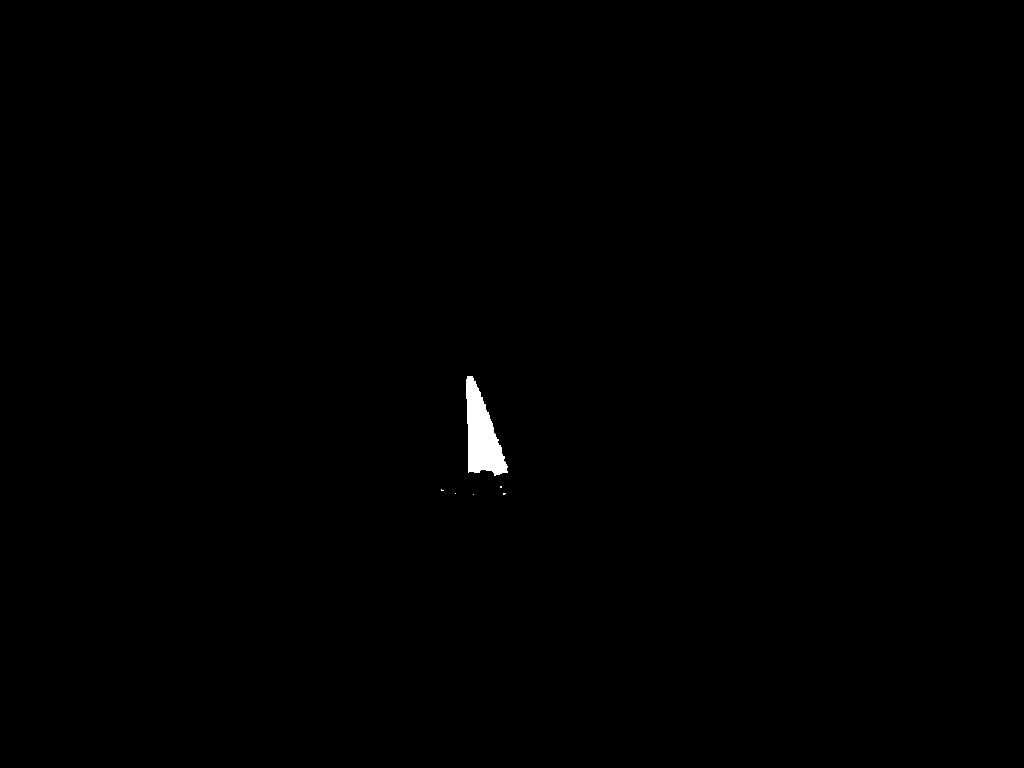
#> input picture 计算机视觉作业二/data/out/out7.png, 1024 x 768 px
$ python matrics.py
#> lines starting #> are read from the running program, lines starting #| are printed output that depends on the picture; after the words box and inside, x2 and y2 are one past the last pixel; in counts of white or black regions, pixels touching at a corner belong together; long printed decimals are rounded
import cv2 # '4.5.5'
import numpy as np # '1.19.5'

import matplotlib.pyplot as plt # '3.2.2'
from medpy import metric # '0.3.0'


#@ https://juejin.cn/post/6971243846176866312
# Dice Coeffcient,
# Hausdorff distance - HD95
# sensitivity,
# specificity,
# accuracy

#! ...
from medpy.metric import binary


def load_image(filename):
#> called with filename = './data/out/out7.png'
    image = cv2.imread(filename)
#> image is the input picture: shape (768, 1024, 3); 0.3% white; 6 white regions (5 under 20 px), largest, box (x1, y1, x2, y2) and area: (466, 376, 508, 476) 2381
#> call 2 of load_image, with filename = './data/mask/7.png'
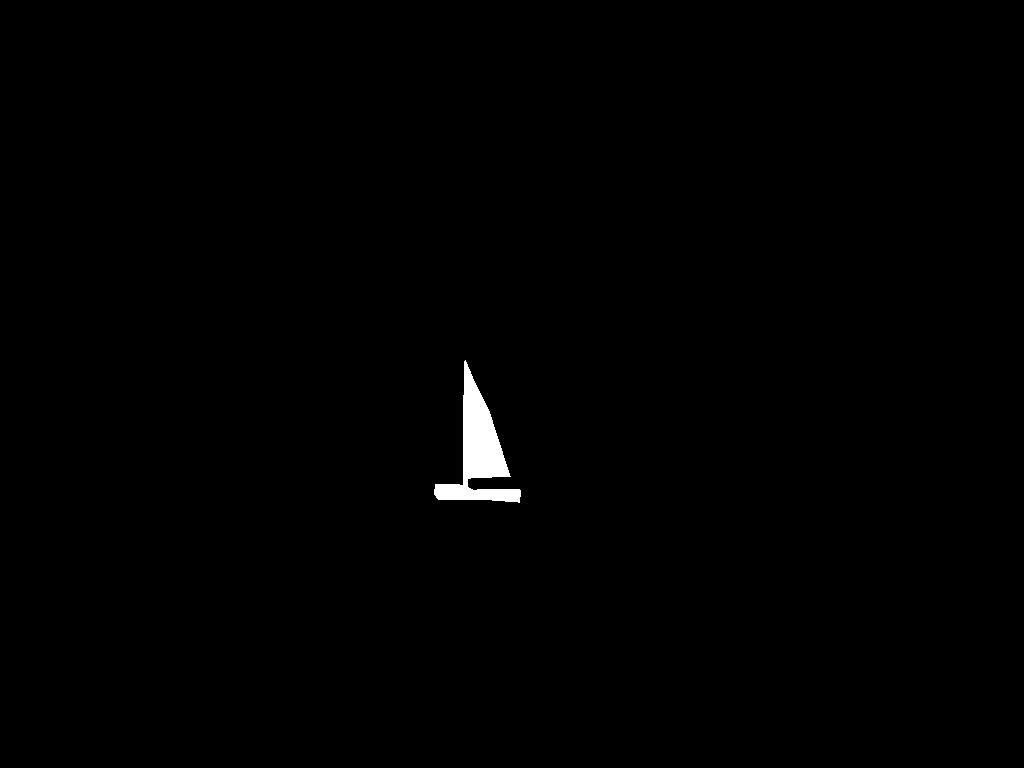
#> input picture 计算机视觉作业二/data/mask/7.png, 1024 x 768 px
#> in load_image, image is the input picture: shape (768, 1024, 3); min 0, max 255, mean 1.4
    return image

#% 1 sensitivity
#   ___T_P____
#    TP + FN
def sensitivity(output, target):
    tp = np.sum((output == 255) & (target == 255))
#> tp = 6633
    tn = np.sum((output == 0) & (target == 0))
#> tn = 2343930
    fp = np.sum((output == 255) & (target == 0))
#> fp = 27
    fn = np.sum((output == 0) & (target == 255))
#> fn = 3873

    sen = tp / (tp + fn)
#> sen = 0.631

    return sen

imgOut = load_image('./data/out/out7.png')
imgSrc = load_image('./data/mask/7.png')

print(sensitivity(imgOut, imgSrc))
#| 0.6314

imgOut = load_image('./data/out/out14.png')
#> call 3 of load_image, with filename = './data/out/out14.png'
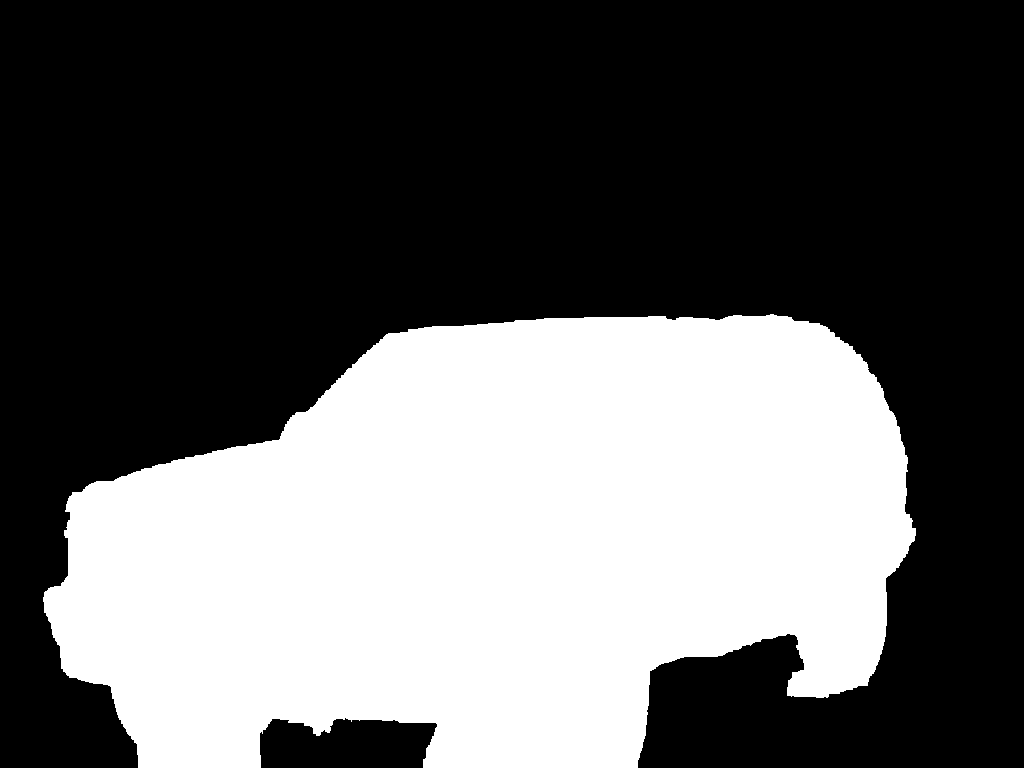
#> input picture 计算机视觉作业二/data/out/out14.png, 1024 x 768 px
#> in load_image, image is the input picture: shape (768, 1024, 3); 37.5% white; 1 white region, box (x1, y1, x2, y2) and area: (43, 314, 916, 768) 294696
imgSrc = load_image('./data/mask/14.png')
#> call 4 of load_image, with filename = './data/mask/14.png'
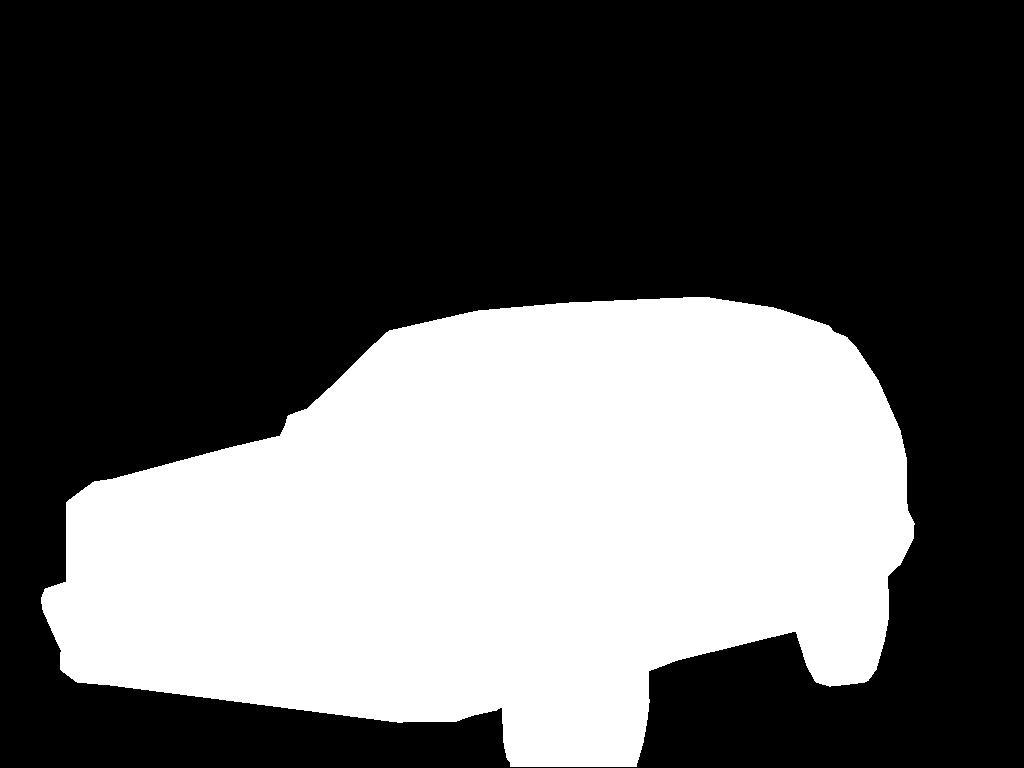
#> input picture 计算机视觉作业二/data/mask/14.png, 1024 x 768 px
#> in load_image, image is the input picture: shape (768, 1024, 3); min 0, max 255, mean 92.3

print(sensitivity(imgOut, imgSrc))
#| 0.9806

imgOut = load_image('./data/out/out16.png')
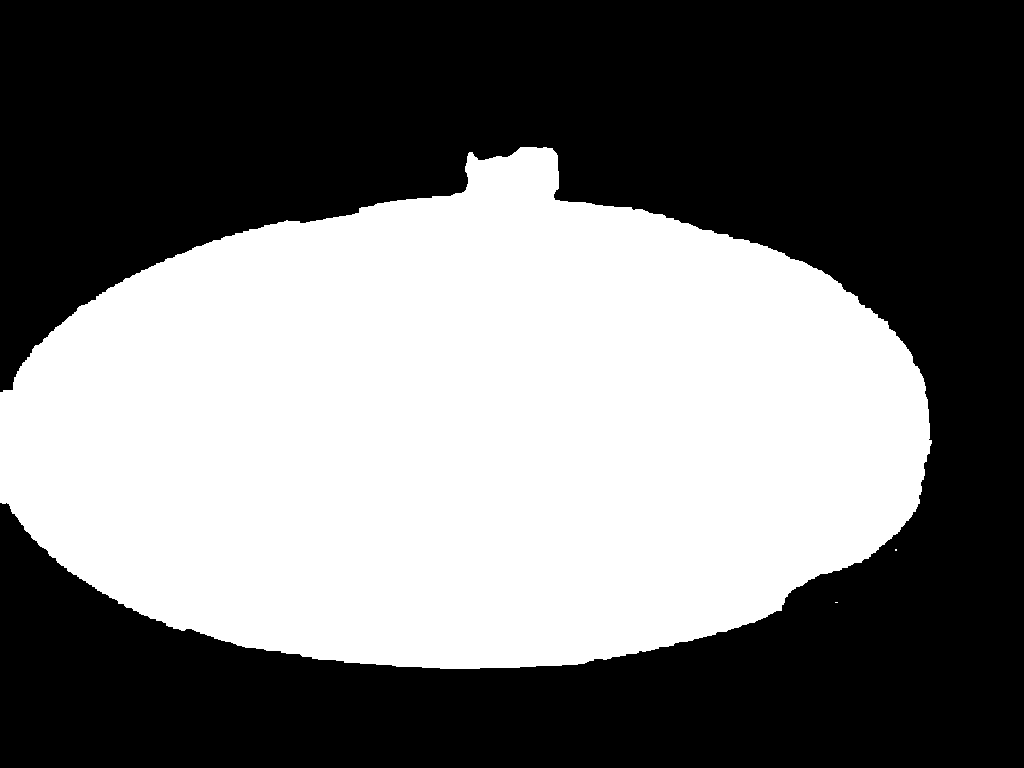
#> input picture 计算机视觉作业二/data/out/out16.png, 1024 x 768 px
#> in load_image, image is the input picture: shape (768, 1024, 3); 44.9% white; 3 white regions (2 under 20 px), largest, box (x1, y1, x2, y2) and area: (0, 147, 932, 669) 352730
imgSrc = load_image('./data/mask/16.png')
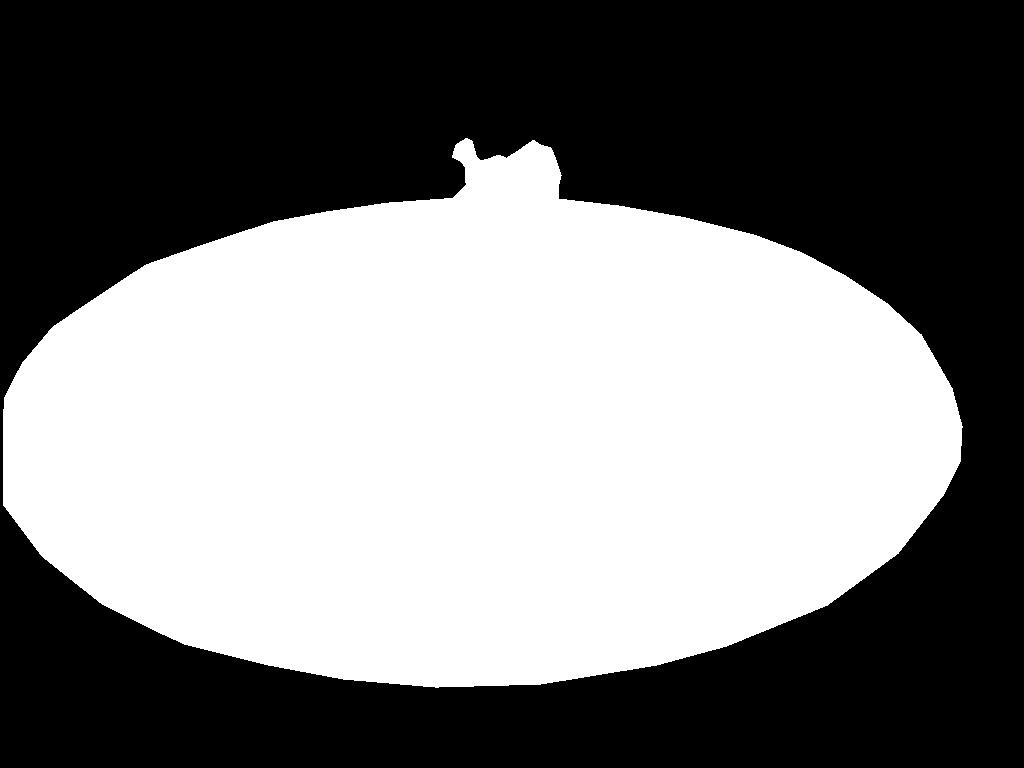
#> input picture 计算机视觉作业二/data/mask/16.png, 1024 x 768 px
#> in load_image, image is the input picture: shape (768, 1024, 3); min 0, max 255, mean 121.9

print(sensitivity(imgOut, imgSrc))
#| 0.9453


#% 2. specificity
#   ___T_N____
#    TN + FP
def specificity(output, target):
    tp = np.sum((output == 255) & (target == 255))
#> tp = 6633
    tn = np.sum((output == 0) & (target == 0))
#> tn = 2343930
    fp = np.sum((output == 255) & (target == 0))
#> fp = 27
    fn = np.sum((output == 0) & (target == 255))
#> fn = 3873

    spec = tn / (tn + fp)
#> spec = 1

    return spec

imgOut = load_image('./data/out/out7.png')
imgSrc = load_image('./data/mask/7.png')

print(specificity(imgOut, imgSrc))
#| 1

imgOut = load_image('./data/out/out14.png')
imgSrc = load_image('./data/mask/14.png')

print(specificity(imgOut, imgSrc))
#| 0.9688

imgOut = load_image('./data/out/out16.png')
imgSrc = load_image('./data/mask/16.png')

print(specificity(imgOut, imgSrc))
#| 0.9993


#% 3. accuracy (PA)
#   ___T_P__+___T_N____
#    TP + TN + FP + FN
def accuracy(output, target):
    tp = np.sum((output == 255) & (target == 255))
#> tp = 6633
    tn = np.sum((output == 0) & (target == 0))
#> tn = 2343930
    fp = np.sum((output == 255) & (target == 0))
#> fp = 27
    fn = np.sum((output == 0) & (target == 255))
#> fn = 3873

    acc = (tn + tp) / (tn + tp + fp + fn)
#> acc = 0.998

    return acc

imgOut = load_image('./data/out/out7.png')
imgSrc = load_image('./data/mask/7.png')

print(accuracy(imgOut, imgSrc))
#| 0.9983

imgOut = load_image('./data/out/out14.png')
imgSrc = load_image('./data/mask/14.png')

print(accuracy(imgOut, imgSrc))
#| 0.973

imgOut = load_image('./data/out/out16.png')
imgSrc = load_image('./data/mask/16.png')

print(accuracy(imgOut, imgSrc))
#| 0.9735


#% 4. dice
#   ___2_*_T_P_____
#    2TP + FP + FN
def dice(output, target):
    tp = np.sum((output == 255) & (target == 255))
#> tp = 6633
    tn = np.sum((output == 0) & (target == 0))
#> tn = 2343930
    fp = np.sum((output == 255) & (target == 0))
#> fp = 27
    fn = np.sum((output == 0) & (target == 255))
#> fn = 3873

    dice = 2* tp / (2 * tp + fp + fn)
#> dice = 0.773

    return dice

imgOut = load_image('./data/out/out7.png')
imgSrc = load_image('./data/mask/7.png')

print(dice(imgOut, imgSrc))
#| 0.7728

imgOut = load_image('./data/out/out14.png')
imgSrc = load_image('./data/mask/14.png')

print(dice(imgOut, imgSrc))
#| 0.9632

imgOut = load_image('./data/out/out16.png')
imgSrc = load_image('./data/mask/16.png')

print(dice(imgOut, imgSrc))
#| 0.9715


#% 5. Hausdorff distance - HD95
#@ https://thejns.org/focus/view/journals/neurosurg-focus/51/2/article-pE14.xml

#//hd=binary.hd(Vseg, Vref, voxelspacing=voxelspacing)
#//hd95=binary.hd95(Vseg, Vref, voxelspacing=voxelspacing)
#@ https://blog.csdn.net/u012897374/article/details/112008872
#@ https://blog.csdn.net/hpulittle_804/article/details/118367573

Vseg = load_image('./data/out/out7.png')
Vref = load_image('./data/mask/7.png')

#> (the run stopped early here; a loop or call above may not have finished)
